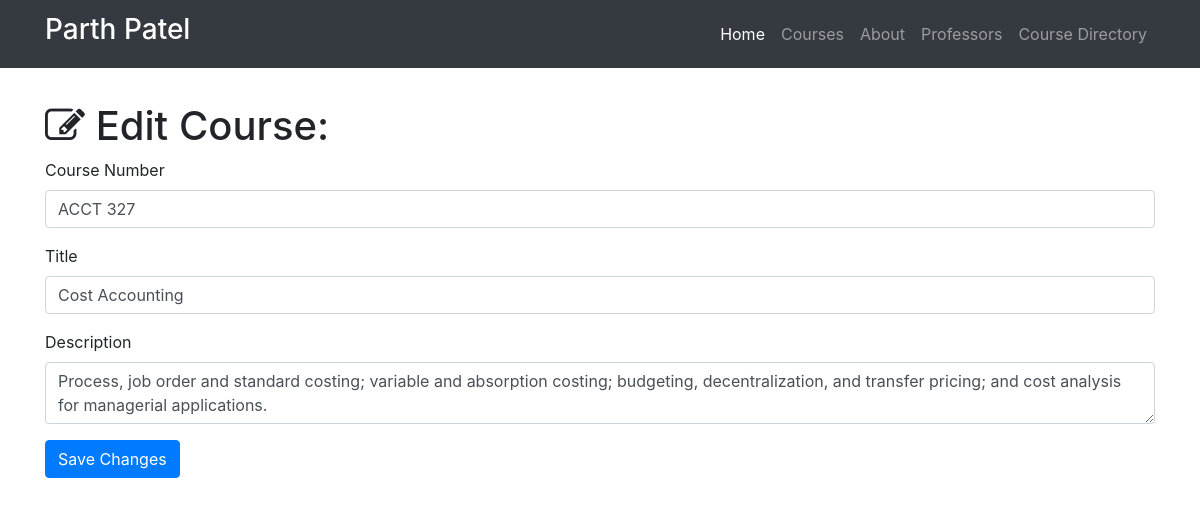
The app's page /course-directory/edit/3 with its own data.
### resume.py (models this page shows)
class Course(db.Model):
    __tablename__ = 'courses'
    id = db.Column(db.Integer, primary_key=True)
    course_number = db.Column(db.Integer)
    title = db.Column(db.String(256))
    description = db.Column(db.Text)
    professor_id = db.Column(db.Integer, db.ForeignKey('professors.id'))

### resume.py (the view, shortened to what this page needs)
@app.route('/course-directory/edit/<int:id>', methods=['GET', 'POST'])
def edit_course(id):
    course = Course.query.filter_by(id=id).first()
    if request.method == 'GET':
        return render_template('course-edit.html', course=course)

### templates/course-edit.html (shortened to what this page needs)
{% extends "home.html" %}
{% block head%}
  {{super()}}
{% endblock %}
{% block page_content %}
<div class="container">
   <h1 class="mt-5"><i class="fa fa-pencil-square-o" aria-hidden="true"></i> Edit Course:</h1>
  <form action="/course-directory/edit/{{course.id}}" method="post">
    <div class="form-group">
      <label>Course Number</label>
      <input class="form-control" type="text" name="course number" value="{{course.course_number}}" required="true">
    </div>
    <div class="form-group">
    <label>Title</label>
    <input class="form-control" type="text" name="title" value="{{course.title}}" required="true">
  </div>
    <div class="form-group">
      <label>Description</label>
      <textarea class="form-control" name="description" required="true">{{course.description}}</textarea>
    </div>
    <button type="submit" class="btn btn-primary">Save Changes</button>
  </form>
 </div>
{% endblock %}

### templates/course-edit.html (style rules this page uses)
body { padding-top: 54px; }

### records on screen
Course: course_number "ACCT 327", title "Cost Accounting", description "Process, job order and standard costing; variable and absorption costing; budgeting, decentralization, and transfer pricing; and cost analysis for managerial applications."
